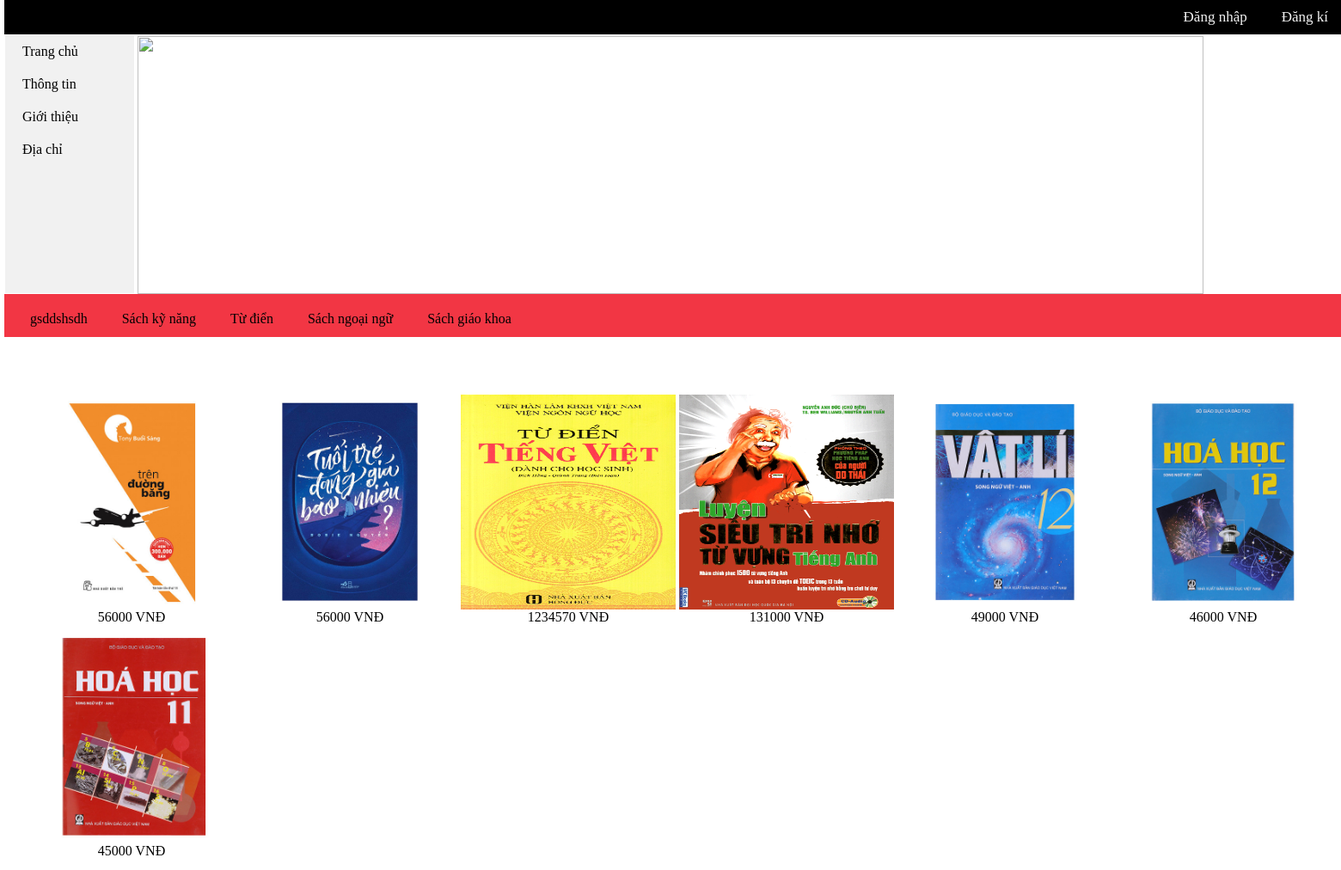
The page / on the database its author committed.
### tables this page shows
CREATE TABLE IF NOT EXISTS `theloai` (
  `id_theloai` varchar(30) NOT NULL,
  `tentheloai` varchar(50) NOT NULL,
  PRIMARY KEY (`id_theloai`)
);

CREATE TABLE IF NOT EXISTS `books` (
  `id` varchar(30) NOT NULL,
  `tensach` varchar(100) NOT NULL,
  `tacgia` varchar(100) NOT NULL,
  `nxb` varchar(30) NOT NULL,
  `gia` float NOT NULL,
  `theloai` varchar(30) NOT NULL,
  `hinhanh` varchar(200) NOT NULL,
  PRIMARY KEY (`id`),
  KEY `fk_tacgia` (`tacgia`),
  KEY `nxb` (`nxb`) USING BTREE,
  KEY `theloai` (`theloai`) USING BTREE
);

### index.php (the view, shortened to what this page needs)
<html>
<head>
<link rel="stylesheet" href="css/styles.css">
</head>
<body onload="newjv()">
<?php
	 include("admin/include/include.php");
?>
<div class="topmn">
<?php
if(isset($_SESSION['username']))
{
	echo "<a href='admin/index.php'>".$_SESSION['username']."</a>";
	echo "<a href='logout.php'>Thoát</a>";
	echo "<a href='cart.php'>Giỏ hàng</a>";
}
else
{
	echo "<a href='dangky.html'>Đăng kí</a>";
	echo "<a href='dangnhap.html'>Đăng nhập</a>";
}
?>
</div>
	<div class ="leftmn">
		<ul>
		<li><a href="http://localhost/sach">Trang chủ</a></li>
		<li><a href="http://localhost/sach">Thông tin</a></li>
		<li><a href="http://localhost/sach">Giới thiệu</a></li>
		<li><a href="http://localhost/sach">Địa chỉ</a></li>
		</ul>
	</div>
	<div class="bgimg">
		<img class="imgs" src="admin\img\books\book3.jpg" style ="width:100%; height:300px"></img>
	</div>
<div class="mainmnb">
		<ul class="ulmainmnb">
		<?php
		$menu = "select * from theloai";
		mysqli_query($mysqli,"SET character_set_results=utf8");
		$r = $mysqli->query($menu);
		if($r->num_rows >0)
			while($row = $r->fetch_assoc())
			{
				$itl = $row['id_theloai'];
				echo "<li>";
				echo "<a href ='menu.php?id=$itl'>".$row['tentheloai']."</a>";
				echo "</li>";
			}
	else echo "0 results";
		?>
		</ul>
</div>
<div class="content">
<br><br><br>
<?php
	$sql = "select * from books";
	$result = $mysqli->query($sql);
	$c=0;
	echo "<table>";
	if($result->num_rows >0)
	{
		echo "<tr>";
		while($row = $result->fetch_assoc())
			{
				if($c <=5)
				{
				$i = $row['id'];
				echo "<td align='center'>";
				echo "<a href ='sach.php?id=$i&tl=".$row['theloai']."'><img src='admin/".$row['hinhanh']."' width='250px' height='250px'></a><br>".$row['gia']." VNĐ";
				echo "</td>";
				$c++;
				}
				else if($c >5)
				{
				$i = $row['id'];
				echo "</tr><tr>";
				echo "<td align='center'>";
				echo "<a href ='sach.php?id=$i&tl=".$row['theloai']."'><img src='admin/".$row['hinhanh']."' width='250px' height='250px'></a><br>".$row['gia']." VNĐ";
				echo "</td>";
				$c = 0;
				}
			}
	}
	else echo "0 results";
	echo "</tr></table>";
?>
</div>
</body>
</html>

### css/styles.css (style rules this page uses)
.topmn { background-color: #000; position: fixed; top: 0; width: 100%; float:left; }
.topmn a { float: right; display: block; color: #f2f2f2; text-align: center; padding: 10px 20px; text-decoration: none; font-size: 17px; }
body { margin: 5; }
ul { list-style-type: none; margin: 0; padding: 0; width: 150; background-color: #f1f1f1; overflow: auto; height: 300px; float:left; }
li a { display: block; color: #000; padding: 10px 20px; text-decoration: none; }
.leftmn { margin-top:40px; padding:1px 1px; }
.bgimg { padding : 0px 155px; }
.ulmainmnb { background-color: #f23644; width: 100%; height: 30px; text-align: center; display: flex; flex-flow: row wrap; padding: 10px 10px; }
.content { float:left; padding : 10px 20px; }

### rows shown on the page
theloai: tentheloai "gsddshsdh"
theloai: tentheloai "Sách kỹ năng"
theloai: tentheloai "Từ điển"
theloai: tentheloai "Sách ngoại ngữ"
theloai: tentheloai "Sách giáo khoa"
books: hinhanh (picture), gia "56000"
books: hinhanh (picture), gia "56000"
books: hinhanh (picture), gia "1234570"
books: hinhanh (picture), gia "131000"
books: hinhanh (picture), gia "49000"
books: hinhanh (picture), gia "46000"
books: hinhanh (picture), gia "45000"
